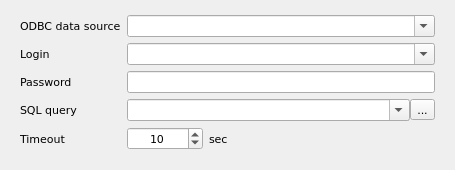
<?xml version="1.0" encoding="UTF-8"?>
<ui version="4.0">
 <class>SqlQueryWidget</class>
 <widget class="QWidget" name="SqlQueryWidget">
  <property name="geometry">
   <rect>
    <x>0</x>
    <y>0</y>
    <width>455</width>
    <height>168</height>
   </rect>
  </property>
  <property name="font">
   <font>
    <family>DejaVu Sans</family>
    <pointsize>8</pointsize>
   </font>
  </property>
  <property name="windowTitle">
   <string>Form</string>
  </property>
  <layout class="QFormLayout" name="formLayout">
   <property name="leftMargin">
    <number>20</number>
   </property>
   <property name="topMargin">
    <number>15</number>
   </property>
   <property name="rightMargin">
    <number>20</number>
   </property>
   <property name="bottomMargin">
    <number>20</number>
   </property>
   <item row="0" column="0">
    <widget class="QLabel" name="lblOdbcDataSource">
     <property name="text">
      <string>ODBC data source</string>
     </property>
     <property name="buddy">
      <cstring>cmbOdbcDataSource</cstring>
     </property>
    </widget>
   </item>
   <item row="0" column="1">
    <widget class="QComboBox" name="cmbOdbcDataSource">
     <property name="sizePolicy">
      <sizepolicy hsizetype="Preferred" vsizetype="Preferred">
       <horstretch>0</horstretch>
       <verstretch>0</verstretch>
      </sizepolicy>
     </property>
     <property name="editable">
      <bool>true</bool>
     </property>
    </widget>
   </item>
   <item row="1" column="0">
    <widget class="QLabel" name="lblLogin">
     <property name="text">
      <string>Login</string>
     </property>
     <property name="buddy">
      <cstring>cmbLogin</cstring>
     </property>
    </widget>
   </item>
   <item row="1" column="1">
    <widget class="QComboBox" name="cmbLogin">
     <property name="sizePolicy">
      <sizepolicy hsizetype="Preferred" vsizetype="Preferred">
       <horstretch>0</horstretch>
       <verstretch>0</verstretch>
      </sizepolicy>
     </property>
     <property name="editable">
      <bool>true</bool>
     </property>
    </widget>
   </item>
   <item row="2" column="0">
    <widget class="QLabel" name="lblPassword">
     <property name="text">
      <string>Password</string>
     </property>
     <property name="buddy">
      <cstring>linePassword</cstring>
     </property>
    </widget>
   </item>
   <item row="2" column="1">
    <widget class="QLineEdit" name="linePassword">
     <property name="sizePolicy">
      <sizepolicy hsizetype="Preferred" vsizetype="Preferred">
       <horstretch>0</horstretch>
       <verstretch>0</verstretch>
      </sizepolicy>
     </property>
    </widget>
   </item>
   <item row="3" column="0">
    <widget class="QLabel" name="lblSqlQuery">
     <property name="text">
      <string>SQL query</string>
     </property>
     <property name="buddy">
      <cstring>cmbSqlQuery</cstring>
     </property>
    </widget>
   </item>
   <item row="3" column="1">
    <layout class="QHBoxLayout" name="horizontalLayout_2">
     <property name="spacing">
      <number>0</number>
     </property>
     <item>
      <widget class="QComboBox" name="cmbSqlQuery">
       <property name="sizePolicy">
        <sizepolicy hsizetype="Preferred" vsizetype="Preferred">
         <horstretch>0</horstretch>
         <verstretch>0</verstretch>
        </sizepolicy>
       </property>
       <property name="editable">
        <bool>true</bool>
       </property>
      </widget>
     </item>
     <item>
      <widget class="QToolButton" name="btnSqlQuery">
       <property name="text">
        <string>...</string>
       </property>
       <property name="icon">
        <iconset resource="../../qHostMonitor.qrc">
         <normaloff>:/img/loupe.png</normaloff>:/img/loupe.png</iconset>
       </property>
       <property name="iconSize">
        <size>
         <width>18</width>
         <height>18</height>
        </size>
       </property>
      </widget>
     </item>
    </layout>
   </item>
   <item row="4" column="0">
    <widget class="QLabel" name="lblTimeout">
     <property name="text">
      <string>Timeout</string>
     </property>
    </widget>
   </item>
   <item row="4" column="1">
    <layout class="QHBoxLayout" name="horizontalLayout" stretch="2,6">
     <item>
      <widget class="QSpinBox" name="spinTimeout">
       <property name="sizePolicy">
        <sizepolicy hsizetype="Preferred" vsizetype="Preferred">
         <horstretch>0</horstretch>
         <verstretch>0</verstretch>
        </sizepolicy>
       </property>
       <property name="alignment">
        <set>Qt::AlignCenter</set>
       </property>
       <property name="minimum">
        <number>1</number>
       </property>
       <property name="maximum">
        <number>300</number>
       </property>
       <property name="value">
        <number>10</number>
       </property>
      </widget>
     </item>
     <item>
      <widget class="QLabel" name="lblSec">
       <property name="sizePolicy">
        <sizepolicy hsizetype="Preferred" vsizetype="Preferred">
         <horstretch>0</horstretch>
         <verstretch>0</verstretch>
        </sizepolicy>
       </property>
       <property name="text">
        <string>sec</string>
       </property>
      </widget>
     </item>
    </layout>
   </item>
  </layout>
 </widget>
 <resources>
  <include location="../../qHostMonitor.qrc"/>
  <include location="../../qHostMonitor.qrc"/>
 </resources>
 <connections/>
</ui>
